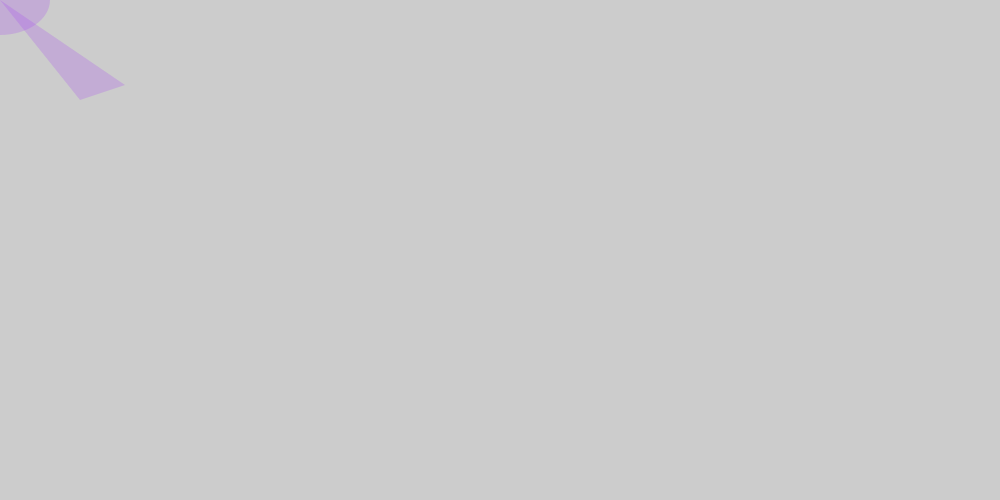
Frame 1 (no input)
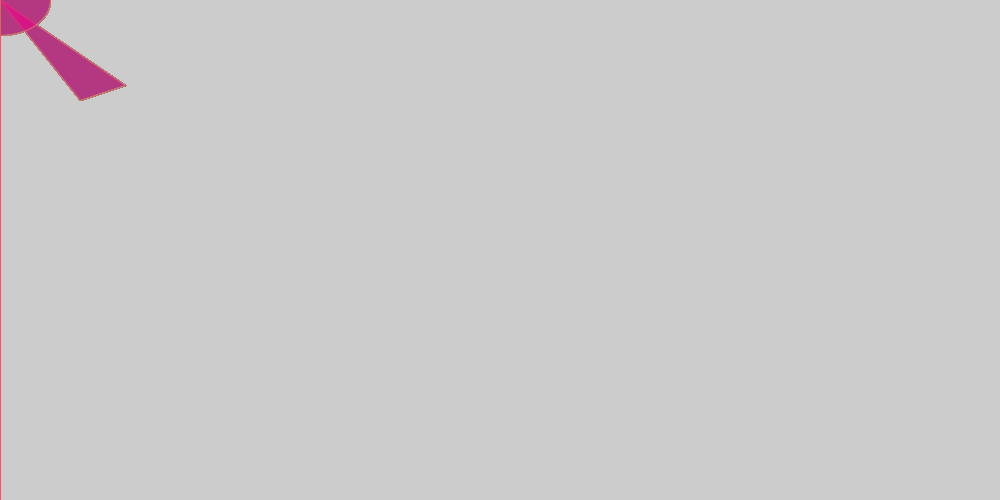
Frame 60 (the mouse pressed at the canvas centre just before this capture)
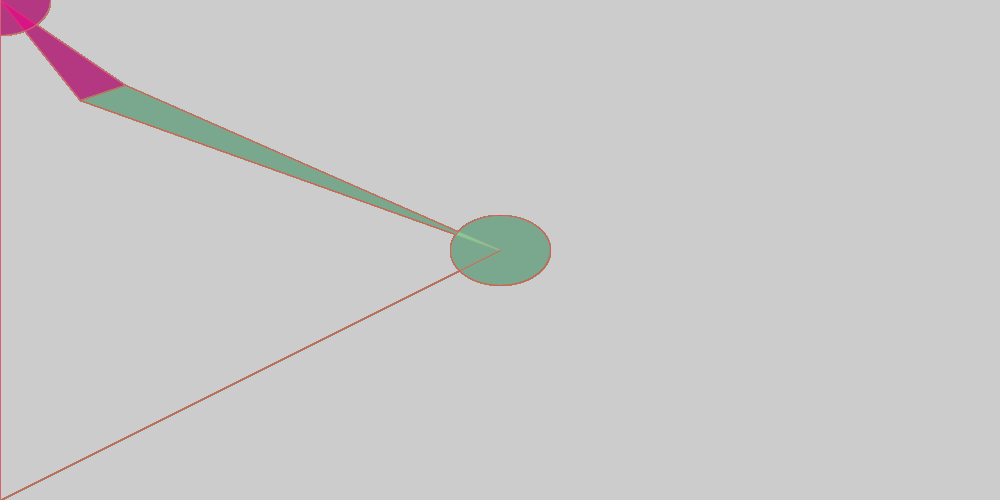
Frame 120 (the mouse held since frame 60 and released just before this capture)

The Processing sketch that drew these frames (run headless with seeded random() and noise(); from frame 60 on, the mouse is pressed at the canvas centre):

// Processing sketch: processing_37306
// ── processing_37306.pde

void setup()
{
 fill(random(255),random(255),random(255),random(255));
 size(1000,500);
 smooth();
 noStroke();


}
void draw()
{
  
   triangle(mouseX,mouseY,80,100,125,85);
  ellipse(mouseX,mouseY,100,70);
  fill(random(255),random(255),random(255), random(255));
  
  strokeWeight(1);
  line(mouseX,mouseY,0,500); 
   if (mousePressed==true);
   stroke(random(255),random(255),random(255));
  


 
 



}
